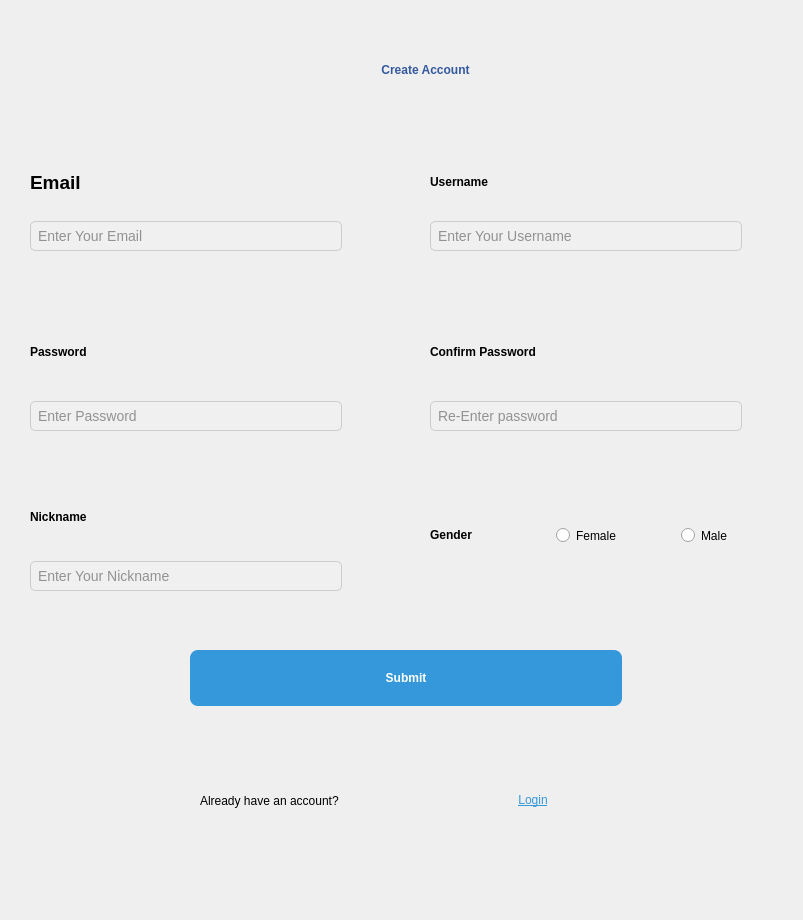
<?xml version="1.0" encoding="UTF-8"?>
<ui version="4.0">
 <class>RegisterationWindow</class>
 <widget class="QDialog" name="RegisterationWindow">
  <property name="geometry">
   <rect>
    <x>0</x>
    <y>0</y>
    <width>803</width>
    <height>920</height>
   </rect>
  </property>
  <property name="windowTitle">
   <string>Dialog</string>
  </property>
  <widget class="QWidget" name="widget" native="true">
   <property name="geometry">
    <rect>
     <x>0</x>
     <y>20</y>
     <width>921</width>
     <height>921</height>
    </rect>
   </property>
   <property name="styleSheet">
    <string notr="true">QWidget {
    background: qlineargradient(
        x1: 0, y1: 0,
        x2: 1, y2: 1,
        stop: 0 #d5f5e3,
        stop: 1 #d6eaf8
    );
    margin: 0; 
    padding:0;
}
</string>
   </property>
   <widget class="QLabel" name="label">
    <property name="geometry">
     <rect>
      <x>230</x>
      <y>0</y>
      <width>391</width>
      <height>101</height>
     </rect>
    </property>
    <property name="styleSheet">
     <string notr="true">font: 28pt &quot;Sylfaen&quot;;</string>
    </property>
    <property name="text">
     <string>&lt;html&gt;&lt;head/&gt;&lt;body&gt;&lt;p align=&quot;center&quot;&gt;&lt;span style=&quot; font-weight:700; color:#34599e;&quot;&gt;Create Account&lt;/span&gt;&lt;/p&gt;&lt;/body&gt;&lt;/html&gt;</string>
    </property>
   </widget>
   <widget class="QWidget" name="verticalLayoutWidget">
    <property name="geometry">
     <rect>
      <x>30</x>
      <y>130</y>
      <width>381</width>
      <height>101</height>
     </rect>
    </property>
    <layout class="QVBoxLayout" name="verticalLayout">
     <item>
      <widget class="QLabel" name="email_label">
       <property name="styleSheet">
        <string notr="true">font: 20pt &quot;Sylfaen&quot;;
color:black;</string>
       </property>
       <property name="text">
        <string>&lt;html&gt;&lt;head/&gt;&lt;body&gt;&lt;p&gt;&lt;span style=&quot; font-size:14pt; font-weight:700;&quot;&gt;Email&lt;/span&gt;&lt;/p&gt;&lt;/body&gt;&lt;/html&gt;</string>
       </property>
      </widget>
     </item>
     <item>
      <widget class="QLineEdit" name="Email">
       <property name="styleSheet">
        <string notr="true">
QLineEdit {
    min-width: 200px;
    max-width: 300px;
    heigth:55px;
    background-color: #f0f0f0;
    border: 1px solid #ccc;
    border-radius: 5px;
    padding: 5px;
    font-size: 14px;
    color: #333;
}

QLineEdit::placeholder {
    color: #888;
}
</string>
       </property>
       <property name="placeholderText">
        <string>Enter Your Email</string>
       </property>
      </widget>
     </item>
    </layout>
   </widget>
   <widget class="QWidget" name="verticalLayoutWidget_2">
    <property name="geometry">
     <rect>
      <x>430</x>
      <y>130</y>
      <width>381</width>
      <height>101</height>
     </rect>
    </property>
    <layout class="QVBoxLayout" name="verticalLayout_2">
     <item>
      <widget class="QLabel" name="Username_label">
       <property name="styleSheet">
        <string notr="true">font: 14pt &quot;Sylfaen&quot;;
color:black;</string>
       </property>
       <property name="text">
        <string>&lt;html&gt;&lt;head/&gt;&lt;body&gt;&lt;p&gt;&lt;span style=&quot; font-weight:700;&quot;&gt;Username&lt;/span&gt;&lt;/p&gt;&lt;/body&gt;&lt;/html&gt;</string>
       </property>
      </widget>
     </item>
     <item>
      <widget class="QLineEdit" name="Username">
       <property name="styleSheet">
        <string notr="true">
QLineEdit {
    min-width: 200px;
    max-width: 300px;
    heigth:55px;
    background-color: #f0f0f0;
    border: 1px solid #ccc;
    border-radius: 5px;
    padding: 5px;
    font-size: 14px;
    color: #333;
}

QLineEdit::placeholder {
    color: #888;
}
</string>
       </property>
       <property name="placeholderText">
        <string>Enter Your Username</string>
       </property>
      </widget>
     </item>
    </layout>
   </widget>
   <widget class="QWidget" name="verticalLayoutWidget_3">
    <property name="geometry">
     <rect>
      <x>30</x>
      <y>460</y>
      <width>381</width>
      <height>111</height>
     </rect>
    </property>
    <layout class="QVBoxLayout" name="verticalLayout_3">
     <item>
      <widget class="QLabel" name="nickname_label">
       <property name="styleSheet">
        <string notr="true">font: 14pt &quot;Sylfaen&quot;;
color:black;</string>
       </property>
       <property name="text">
        <string>&lt;html&gt;&lt;head/&gt;&lt;body&gt;&lt;p&gt;&lt;span style=&quot; font-weight:700;&quot;&gt;Nickname&lt;/span&gt;&lt;/p&gt;&lt;/body&gt;&lt;/html&gt;</string>
       </property>
      </widget>
     </item>
     <item>
      <widget class="QLineEdit" name="nickname">
       <property name="styleSheet">
        <string notr="true">
QLineEdit {
    min-width: 200px;
    max-width: 300px;
    heigth:55px;
    background-color: #f0f0f0;
    border: 1px solid #ccc;
    border-radius: 5px;
    padding: 5px;
    font-size: 14px;
    color: #333;
}

QLineEdit::placeholder {
    color: #888;
}
</string>
       </property>
       <property name="placeholderText">
        <string>Enter Your Nickname</string>
       </property>
      </widget>
     </item>
    </layout>
   </widget>
   <widget class="QWidget" name="verticalLayoutWidget_4">
    <property name="geometry">
     <rect>
      <x>30</x>
      <y>290</y>
      <width>381</width>
      <height>121</height>
     </rect>
    </property>
    <layout class="QVBoxLayout" name="verticalLayout_4">
     <item>
      <widget class="QLabel" name="password_label">
       <property name="styleSheet">
        <string notr="true">font: 14pt &quot;Sylfaen&quot;;
color:black;</string>
       </property>
       <property name="text">
        <string>&lt;html&gt;&lt;head/&gt;&lt;body&gt;&lt;p&gt;&lt;span style=&quot; font-weight:700;&quot;&gt;Password&lt;/span&gt;&lt;/p&gt;&lt;/body&gt;&lt;/html&gt;</string>
       </property>
      </widget>
     </item>
     <item>
      <widget class="QLineEdit" name="password">
       <property name="styleSheet">
        <string notr="true">
QLineEdit {
    min-width: 200px;
    max-width: 300px;
    heigth:55px;
    background-color: #f0f0f0;
    border: 1px solid #ccc;
    border-radius: 5px;
    padding: 5px;
    font-size: 14px;
    color: #333;
}

QLineEdit::placeholder {
    color: #888;
}
</string>
       </property>
       <property name="echoMode">
        <enum>QLineEdit::EchoMode::Password</enum>
       </property>
       <property name="placeholderText">
        <string>Enter Password</string>
       </property>
      </widget>
     </item>
    </layout>
   </widget>
   <widget class="QWidget" name="verticalLayoutWidget_5">
    <property name="geometry">
     <rect>
      <x>430</x>
      <y>290</y>
      <width>381</width>
      <height>121</height>
     </rect>
    </property>
    <layout class="QVBoxLayout" name="verticalLayout_5">
     <item>
      <widget class="QLabel" name="label_3">
       <property name="styleSheet">
        <string notr="true">font: 14pt &quot;Sylfaen&quot;;
color:black;</string>
       </property>
       <property name="text">
        <string>&lt;html&gt;&lt;head/&gt;&lt;body&gt;&lt;p&gt;&lt;span style=&quot; font-weight:700;&quot;&gt;Confirm Password&lt;/span&gt;&lt;/p&gt;&lt;/body&gt;&lt;/html&gt;</string>
       </property>
      </widget>
     </item>
     <item>
      <widget class="QLineEdit" name="confirm_password">
       <property name="styleSheet">
        <string notr="true">
QLineEdit {
    min-width: 200px;
    max-width: 300px;
    heigth:55px;
    background-color: #f0f0f0;
    border: 1px solid #ccc;
    border-radius: 5px;
    padding: 5px;
    font-size: 14px;
    color: #333;
}

QLineEdit::placeholder {
    color: #888;
}
</string>
       </property>
       <property name="echoMode">
        <enum>QLineEdit::EchoMode::Password</enum>
       </property>
       <property name="placeholderText">
        <string>Re-Enter password</string>
       </property>
      </widget>
     </item>
    </layout>
   </widget>
   <widget class="QPushButton" name="Submit">
    <property name="geometry">
     <rect>
      <x>190</x>
      <y>630</y>
      <width>432</width>
      <height>156</height>
     </rect>
    </property>
    <property name="styleSheet">
     <string notr="true">QPushButton {
    background-color: #3498db;
    color: white;
    border-radius: 8px;
    padding: 8px 16px;
    font-weight: bold;
    margin-bottom:100px;
	font: 18pt &quot;NSimSun&quot;;
    min-width: 400px;
    min-height: 40px;
    
}

QPushButton:hover {
    background-color: #2980b9;
}

QPushButton:pressed {
    background-color: #1c5980;
}
</string>
    </property>
    <property name="text">
     <string>Submit</string>
    </property>
   </widget>
   <widget class="QWidget" name="verticalLayoutWidget_6">
    <property name="geometry">
     <rect>
      <x>430</x>
      <y>460</y>
      <width>371</width>
      <height>111</height>
     </rect>
    </property>
    <layout class="QVBoxLayout" name="verticalLayout_6">
     <item>
      <layout class="QHBoxLayout" name="horizontalLayout">
       <item>
        <widget class="QLabel" name="G_male">
         <property name="styleSheet">
          <string notr="true">font: 14pt &quot;Sylfaen&quot;;
color:black;
</string>
         </property>
         <property name="text">
          <string>&lt;html&gt;&lt;head/&gt;&lt;body&gt;&lt;p&gt;&lt;span style=&quot; font-weight:700;&quot;&gt;Gender&lt;/span&gt;&lt;/p&gt;&lt;/body&gt;&lt;/html&gt;</string>
         </property>
        </widget>
       </item>
       <item>
        <widget class="QRadioButton" name="G_female">
         <property name="styleSheet">
          <string notr="true">font: 10pt &quot;Sylfaen&quot;;
color:black;</string>
         </property>
         <property name="text">
          <string>Female</string>
         </property>
        </widget>
       </item>
       <item>
        <widget class="QRadioButton" name="Gender">
         <property name="styleSheet">
          <string notr="true">font: 10pt &quot;Sylfaen&quot;;
color:black;</string>
         </property>
         <property name="text">
          <string>Male</string>
         </property>
        </widget>
       </item>
      </layout>
     </item>
    </layout>
   </widget>
   <widget class="QWidget" name="horizontalLayoutWidget_2">
    <property name="geometry">
     <rect>
      <x>200</x>
      <y>740</y>
      <width>442</width>
      <height>81</height>
     </rect>
    </property>
    <layout class="QHBoxLayout" name="horizontalLayout_2">
     <item>
      <widget class="QLabel" name="label_2">
       <property name="styleSheet">
        <string notr="true">font: 20pt &quot;Sylfaen&quot;;
color:black;</string>
       </property>
       <property name="text">
        <string>Already have an account?       </string>
       </property>
      </widget>
     </item>
     <item>
      <widget class="QPushButton" name="login">
       <property name="styleSheet">
        <string notr="true">font: 18pt &quot;Sylfaen&quot;;
color:#3498db;
border:0;
text-decoration: underline;</string>
       </property>
       <property name="text">
        <string>Login</string>
       </property>
      </widget>
     </item>
    </layout>
   </widget>
  </widget>
 </widget>
 <resources/>
 <connections/>
</ui>
